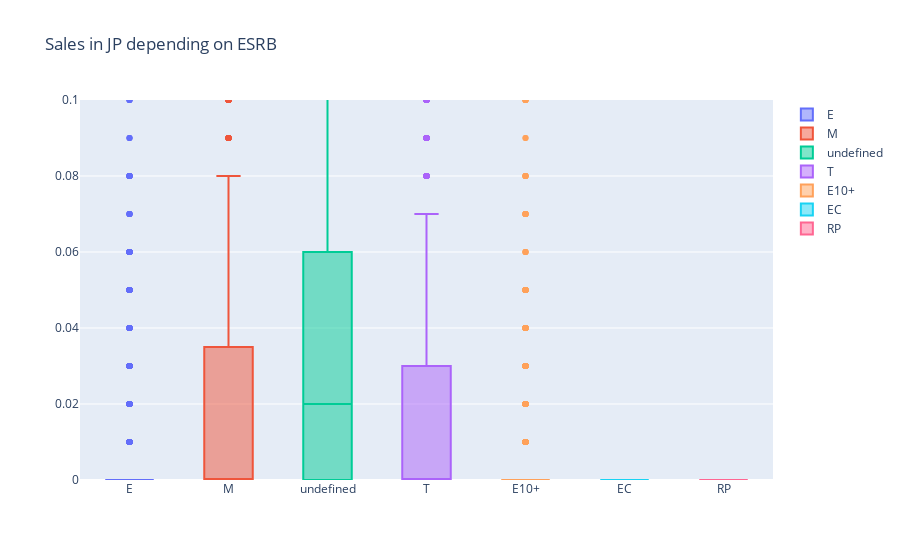

Notebook code for this chart:
### Code cell
box_ESRB("jp", 0 , 0.1)

### Figure 1 — Plotly figure (JSON) as saved in the notebook; plotly's stock layout.template omitted (floating-point values rounded to 4 significant figures; data arrays with more than 128 entries replaced by an {"elided": "..."} marker saying what was removed)
{"data": [{"name": "E", "type": "box", "y": {"elided": "2427 float values"}}, {"name": "M", "type": "box", "y": {"elided": "1100 float values"}}, {"name": "undefined", "type": "box", "y": {"elided": "3729 float values"}}, {"name": "T", "type": "box", "y": {"elided": "1793 float values"}}, {"name": "E10+", "type": "box", "y": {"elided": "1277 float values"}}, {"name": "EC", "type": "box", "y": [0, 0, 0, 0, 0, 0]}, {"name": "RP", "type": "box", "y": [0]}], "layout": {"title": {"text": "Sales in JP depending on ESRB"}, "yaxis": {"range": [0, 0.1]}}}
